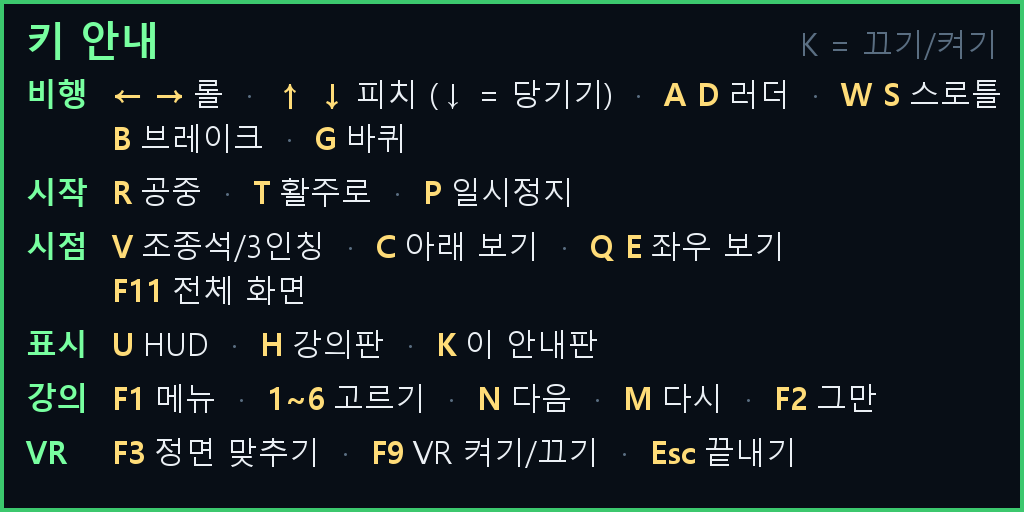

Write the Python code that produced this figure.
"""Key guide panel for the Unreal client: renders sim/key_panel.png (Korean, Malgun Gothic) once.

    python sim/key_panel.py

The PNG is committed; run this again only after changing ROWS. sim_client.py loads it with
RenderingLibrary.import_file_as_texture2d onto the KeyPanel plane (right of the forward view, K toggles).
Keys must match sim_client._keyboard (F11 / Esc are the editor's own Play keys).
"""
import os
from PIL import Image, ImageDraw, ImageFont

HERE = os.path.dirname(os.path.abspath(__file__))
OUT = os.path.join(HERE, "key_panel.png")
FONT = r"C:\Windows\Fonts\malgun.ttf"
FONT_B = r"C:\Windows\Fonts\malgunbd.ttf"

# (group, [(keys, action), ...])
ROWS = [
    ("비행", [("← →", "롤"), ("↑ ↓", "피치 (↓ = 당기기)"), ("A D", "러더"), ("W S", "스로틀"), ("B", "브레이크"), ("G", "바퀴")]),
    ("시작", [("R", "공중"), ("T", "활주로"), ("P", "일시정지")]),
    ("시점", [("V", "조종석/3인칭"), ("C", "아래 보기"), ("Q E", "좌우 보기"), ("F11", "전체 화면")]),
    ("표시", [("U", "HUD"), ("H", "강의판"), ("K", "이 안내판")]),
    ("강의", [("F1", "메뉴"), ("1~6", "고르기"), ("N", "다음"), ("M", "다시"), ("F2", "그만")]),
    ("VR", [("F3", "정면 맞추기"), ("F9", "VR 켜기/끄기"), ("Esc", "끝내기")]),
]

W, H = 1024, 512
BG, EDGE, HEAD, GROUP, KEY, TEXT, DOT = (8, 14, 22), (60, 200, 110), (120, 255, 160), (120, 255, 160), (255, 220, 120), (235, 240, 245), (90, 110, 130)


def render(path=OUT):
    im = Image.new("RGB", (W, H), BG)
    g = ImageDraw.Draw(im)
    fh, fg, fk, ft = (ImageFont.truetype(FONT_B, 40), ImageFont.truetype(FONT_B, 31), ImageFont.truetype(FONT_B, 31),
                      ImageFont.truetype(FONT, 31))
    g.rectangle([0, 0, W - 1, H - 1], outline=EDGE, width=4)
    g.text((26, 12), "키 안내", font=fh, fill=HEAD)
    g.text((W - 26, 22), "K = 끄기/켜기", font=ft, fill=DOT, anchor="ra")
    x0, x1, lh = 112, W - 22, 44
    y = 72
    for grp, items in ROWS:
        g.text((26, y), grp, font=fg, fill=GROUP)
        x = x0
        for i, (k, a) in enumerate(items):
            wk, wa = g.textlength(k, font=fk), g.textlength(a, font=ft)
            sep = g.textlength("  ·  ", font=ft) if i else 0
            if x + sep + wk + 8 + wa > x1:          # wrap onto the next line
                y += lh
                x, sep = x0, 0
            if sep:
                g.text((x, y), "  ·  ", font=ft, fill=DOT)
                x += sep
            g.text((x, y), k, font=fk, fill=KEY)
            x += wk + 8
            g.text((x, y), a, font=ft, fill=TEXT)
            x += wa
        y += lh + 10
    if y > H - 6:
        raise SystemExit("key panel text overflows: y=%d > %d" % (y, H))
    tmp = path + ".tmp.png"
    im.save(tmp)
    os.replace(tmp, path)
    return path, y


if __name__ == "__main__":
    print(*render())
